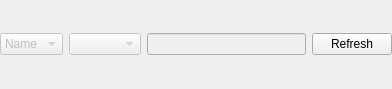
<?xml version="1.0" encoding="UTF-8"?>
<ui version="4.0">
 <class>LedgerKeyEditWidget</class>
 <widget class="QWidget" name="LedgerKeyEditWidget">
  <property name="geometry">
   <rect>
    <x>0</x>
    <y>0</y>
    <width>392</width>
    <height>89</height>
   </rect>
  </property>
  <layout class="QVBoxLayout" name="verticalLayout">
   <property name="leftMargin">
    <number>0</number>
   </property>
   <property name="topMargin">
    <number>0</number>
   </property>
   <property name="rightMargin">
    <number>0</number>
   </property>
   <property name="bottomMargin">
    <number>0</number>
   </property>
   <item>
    <layout class="QHBoxLayout" name="horizontalLayout">
     <item>
      <widget class="QComboBox" name="ledgerKeyTypeCombo">
       <property name="enabled">
        <bool>false</bool>
       </property>
       <item>
        <property name="text">
         <string>Name</string>
        </property>
       </item>
       <item>
        <property name="text">
         <string>Slot</string>
        </property>
       </item>
      </widget>
     </item>
     <item>
      <widget class="QComboBox" name="ledgerKeySlotCombo">
       <property name="enabled">
        <bool>false</bool>
       </property>
      </widget>
     </item>
     <item>
      <widget class="QLineEdit" name="ledgerKeyLineEdit">
       <property name="enabled">
        <bool>false</bool>
       </property>
      </widget>
     </item>
     <item>
      <widget class="QPushButton" name="buttonRedetectLedger">
       <property name="text">
        <string>Refresh</string>
       </property>
      </widget>
     </item>
    </layout>
   </item>
  </layout>
 </widget>
 <resources/>
 <connections/>
</ui>
